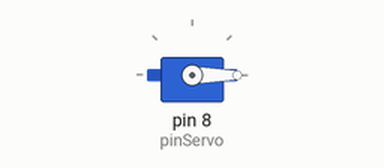
Bench run of a sketch on a simulated Arduino Uno, built with avr-gcc and run on an emulated ATmega328P. Shown: servo.

Above: at 0.05 s.
At 1.5 s:
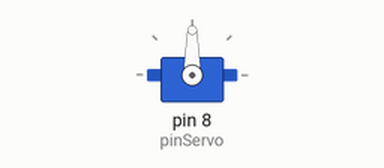
At 3.0 s:
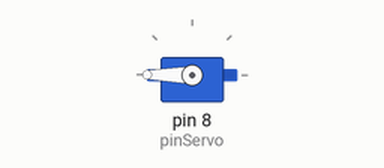
Timing chart, 0 to 6.9 s (numbered marks = the images above):
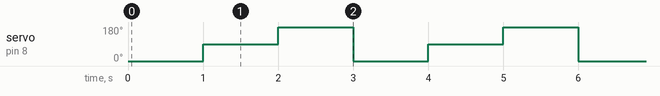

Measured:
- by itself, servo on pin 8 (pinServo): repeats every 3.0 s: 180° 1.0 s, 0° 1.0 s, 90° 1.0 s

The sketch:

Belajar-servo-motor.ino
```cpp
// VCC: 5V
// GND: Ground
// Signal: Pin digital (misal: pin 6 di Arduino)

// belajar servo motor

#include <Servo.h>

// deklarasi pin servo
const  int pinServo = 8;
// deklarasi objek servo
Servo myServo;

void setup() {
  // inisialisasi pin servo motor sebagai output
  pinMode(pinServo, OUTPUT);
  // inisialisasi objek servo
  myServo.attach(pinServo);
  // myServo.write(0);
}

void loop() {
  // menggerakkan servo ke posisi 0 derajat
  myServo.write(0);
  delay(1000);

  // menggerakan servo ke posisi 90 derajat
  myServo.write(90);
  delay(1000);

  // menggerakan servo ke posisi 90 derajat
  myServo.write(180);
  delay(1000);
}
```
